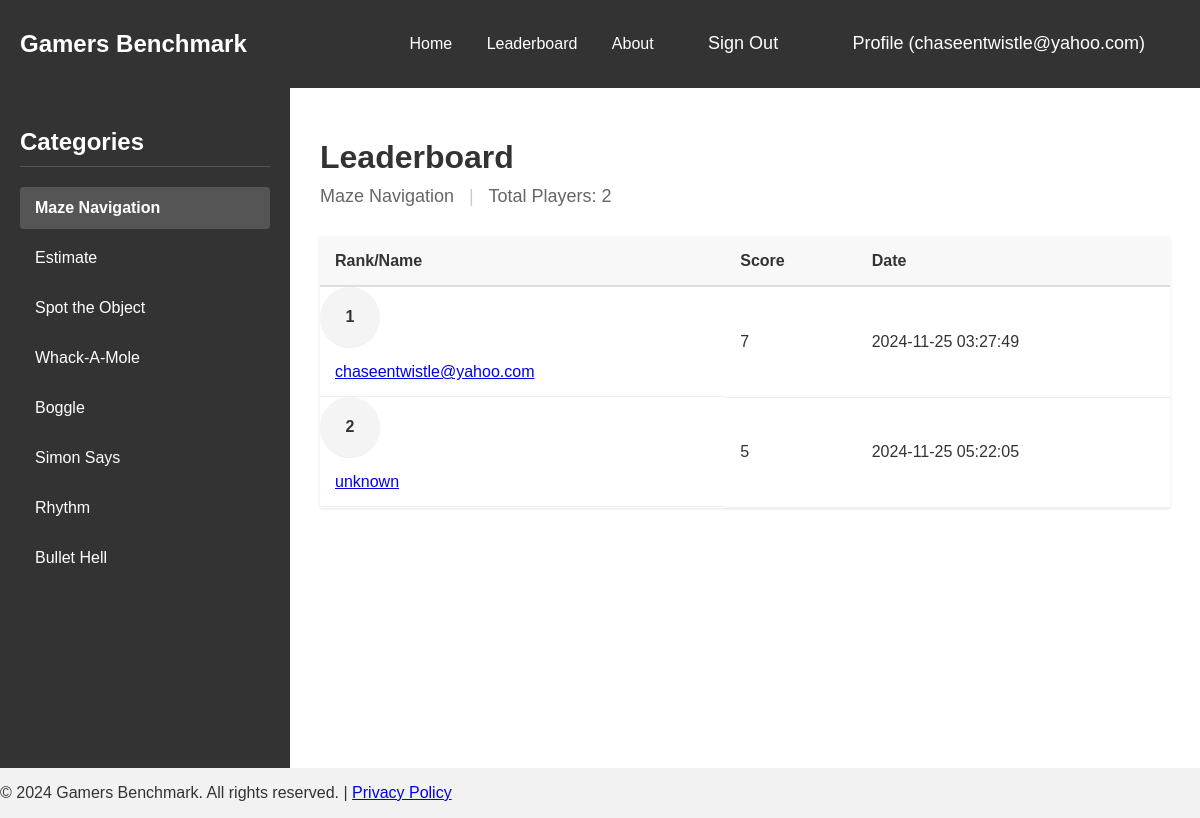
Page /website/leaderboard/leaderboard.php (signed in) on the committed database.
### tables this page shows
CREATE TABLE "scores" (
    username TEXT,
    game TEXT,
    score REAL, -- Correct type for scores, including decimals
    date TEXT
);

### website/leaderboard/leaderboard.php (the view, shortened to what this page needs)
<?php
$isLoggedIn = isset($_SESSION['logged_in']) && $_SESSION['logged_in'];
$username = $isLoggedIn ? $_SESSION['username'] : null;
try {
    $db = new PDO('sqlite:../log-signup/highscores.db');
    $db->setAttribute(PDO::ATTR_ERRMODE, PDO::ERRMODE_EXCEPTION);
} catch (PDOException $e) {
    die("Database connection failed: " . $e->getMessage());
}
function getDbGameName($displayName) {
    $gameMap = [
        'Maze Navigation' => 'maze_game',
        'Estimate' => 'estimate',
        'Spot the Object' => 'spot',
        'Whack-A-Mole' => 'whackamole',
        'Boggle' => 'baggle',
        'Simon Says' => 'sequence',
        'Rhythm' => 'rhythm_game',
        'Bullet Hell' => 'bullet_hell',
    ];
    return $gameMap[$displayName] ?? $displayName;
}
function getLeaderboardData($game) {
    global $db;
    try {
        $dbGameName = getDbGameName($game);
        $stmt = $db->prepare('
            SELECT username, score, date,
                   RANK() OVER (ORDER BY score DESC) as rank
            FROM scores
            WHERE game = :game
            ORDER BY score DESC
            LIMIT 10
        ');
        $stmt->execute([':game' => $dbGameName]);
        return $stmt->fetchAll(PDO::FETCH_ASSOC);
    } catch (PDOException $e) {
        return [];
    }
}
function getPlayerCount($game) {
    global $db;
    try {
        $dbGameName = getDbGameName($game);
        $stmt = $db->prepare('SELECT COUNT(DISTINCT username) FROM scores WHERE game = :game');
        $stmt->execute([':game' => $dbGameName]);
        return $stmt->fetchColumn();
    } catch (PDOException $e) {
        return 0;
    }
}
$currentGame = $_GET['game'] ?? 'Maze Navigation';
$leaderboardData = getLeaderboardData($currentGame);
$playerCount = getPlayerCount($currentGame);
?>
<!DOCTYPE html>
<html lang="en">
<head>
    <link rel="stylesheet" href="../../index.css">
</head>
<body>
    <div class="navbar">
        <div class="logo">
            <h2>Gamers Benchmark</h2>
        </div>
        <div class="nav-links">
            <a href="../../index.php">Home</a>
            <a href="leaderboard.php">Leaderboard</a>
            <a href="../about/about.php">About</a>
            <?php if ($isLoggedIn): ?>
                <a href="../log-signup/handlers/logout.php" class="btn">Sign Out</a>
                <a href="../../profile.php" class="btn">Profile (<?php echo htmlspecialchars((string)$username); ?>)</a>
            <?php else: ?>
                <a href="../log-signup/login.html" class="btn">Login</a>
                <a href="../log-signup/signup.php" class="btn">Sign Up</a>
            <?php endif; ?>
        </div>
    </div>
    <div class="leaderboard-container">
        <aside class="category-sidebar">
            <h2>Categories</h2>
            <div class="category-links">
                <?php
                $categories = ['Maze Navigation', 'Estimate', 'Spot the Object', 'Whack-A-Mole',
                               'Boggle', 'Simon Says', 'Rhythm', 'Bullet Hell'];
                foreach ($categories as $category):
                    $isActive = $category === $currentGame ? 'active' : '';
                ?>
                    <a href="?game=<?php echo urlencode($category); ?>"
                       class="category-item <?php echo $isActive; ?>">
                       <?php echo htmlspecialchars($category); ?>
                    </a>
                <?php endforeach; ?>
            </div>
        </aside>
        <main class="leaderboard-main">
            <div class="leaderboard-header">
                <h1>Leaderboard</h1>
                <div class="game-info">
                    <span class="current-game"><?php echo htmlspecialchars($currentGame); ?></span>
                    <span class="divider">|</span>
                    <span class="total-players">Total Players: <?php echo $playerCount; ?></span>
                </div>
            </div>
            <div class="leaderboard-content">
                <table class="leaderboard-table">
                    <thead>
                        <tr>
                            <th>Rank/Name</th>
                            <th>Score</th>
                            <th>Date</th>
                        </tr>
                    </thead>
                    <tbody>
                        <?php if (empty($leaderboardData)): ?>
                            <tr>
                                <td colspan="4" class="no-scores">No scores recorded yet</td>
                            </tr>
                        <?php else: ?>
                            <?php foreach ($leaderboardData as $row): ?>
                                <tr>
                                    <td class="rank"><?php echo htmlspecialchars($row['rank']); ?></td>
                                    <td class="player-info">
                                        <span class="player-name">
                                            <a href="../../profile.php?username=<?php echo urlencode($row['username']); ?>&game=<?php echo urlencode(getDbGameName($currentGame)); ?>">
                                                <?php echo htmlspecialchars($row['username']); ?>
                                            </a>
                                        </span>
                                    </td>
                                    <td><?php echo number_format($row['score']); ?></td>
                                    <td><?php echo htmlspecialchars($row['date']); ?></td>
                                </tr>
                            <?php endforeach; ?>
                        <?php endif; ?>
                    </tbody>
                </table>
            </div>
        </main>
    </div>
    <footer>
        <p>© 2024 Gamers Benchmark. All rights reserved. | <a href="#">Privacy Policy</a></p>
    </footer>
</body>
</html>

### index.css (style rules this page uses)
body { font-family: Arial, sans-serif; margin: 0; padding: 0; background-color: #f2f2f2; color: #333; display: flex; flex-direction: column; }
.navbar { display: flex; justify-content: space-between; align-items: center; padding: 10px 20px; background-color: #333; color: #fff; }
.navbar a { text-decoration: none; color: #fff; margin: 0 15px; }
.btn, .btn-d { padding: 10px 20px; font-size: 18px; background-color: #333; color: #fff; border: none; border-radius: 8px; cursor: pointer; transition: background-color 0.3s ease; }
.leaderboard-container { display: flex; min-height: calc(100vh - 120px); background-color: #f4f4f4; }
.category-sidebar { width: 250px; background-color: #333; padding: 20px; }
.category-sidebar h2 { color: #fff; font-size: 24px; margin-bottom: 20px; padding-bottom: 10px; border-bottom: 1px solid #555; }
.category-links { display: flex; flex-direction: column; gap: 8px; }
.category-item { color: #fff; text-decoration: none; padding: 12px 15px; border-radius: 4px; transition: background-color 0.3s; }
.category-item.active { background-color: #555; font-weight: bold; }
.leaderboard-main { flex: 1; padding: 30px; background-color: #fff; }
.leaderboard-header { margin-bottom: 30px; }
.leaderboard-header h1 { font-size: 32px; margin-bottom: 10px; }
.game-info { color: #666; font-size: 18px; }
.game-info .divider { margin: 0 10px; color: #ccc; }
.leaderboard-table { width: 100%; border-collapse: collapse; background-color: #fff; box-shadow: 0 1px 3px rgba(0,0,0,0.1); }
.leaderboard-table th { background-color: #f8f8f8; padding: 15px; text-align: left; font-weight: bold; color: #333; border-bottom: 2px solid #ddd; }
.leaderboard-table td { padding: 15px; border-bottom: 1px solid #eee; }
.player-info { display: flex; align-items: center; gap: 10px; }
.player-name { font-weight: 500; }
.rank { display: inline-block; width: 30px; height: 30px; line-height: 30px; text-align: center; background-color: #f4f4f4; border-radius: 50%; font-weight: bold; }

### rows in the picture
scores: rank "1", username "chaseentwistle@yahoo.com", score "7", date "2024-11-25 03:27:49"
scores: rank "2", username "unknown", score "5", date "2024-11-25 05:22:05"

### other values in the picture
$username "chaseentwistle@yahoo.com"
$category "Maze Navigation"
$category "Estimate"
$category "Spot the Object"
$category "Whack-A-Mole"
$category "Boggle"
$category "Simon Says"
$category "Rhythm"
$category "Bullet Hell"
$currentGame "Maze Navigation"
$playerCount "2"
